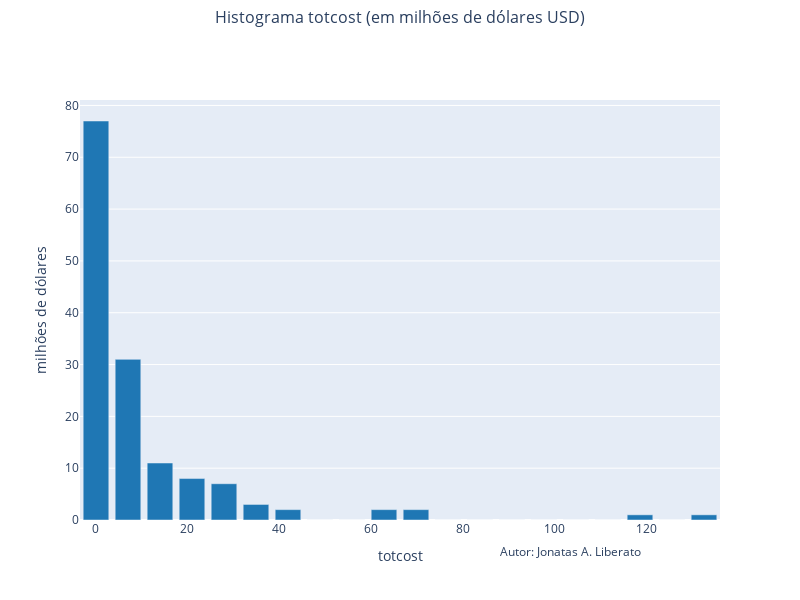

Here is the notebook cell this chart was saved with:
### Code cell
# Subplot
fig = make_subplots(rows=1, cols=1)

# Calcula o histograma
hist, bins = np.histogram(df['totcost'], bins=20)

# Criar o gráfico de barras
trace = go.Bar(x=bins[:-1], y=hist, marker_color=cores_miopia[0])
fig.add_trace(trace, row=1, col=1)
fig.update_layout(
    height=600,
    width=800,
    title=dict(text="Histograma totcost (em milhões de dólares USD)", x=0.5, y=0.98, font=dict(size=16)),
    xaxis_title="totcost",
    yaxis_title="milhões de dólares",
    annotations=[dict(text="Autor: Jonatas A. Liberato", x=0.88, y=-0.1, xref="paper", yref="paper", showarrow=False)],
)
fig.show()

### Figure 1 — Plotly figure (JSON) as saved in the notebook; plotly's stock layout.template omitted (floating-point values rounded to 4 significant figures)
{"data": [{"marker": {"color": "#1f77b4"}, "type": "bar", "x": [0.082, 7.049, 14.02, 20.98, 27.95, 34.92, 41.88, 48.85, 55.82, 62.78, 69.75, 76.72, 83.69, 90.65, 97.62, 104.6, 111.6, 118.5, 125.5, 132.5], "xaxis": "x", "y": [77, 31, 11, 8, 7, 3, 2, 0, 0, 2, 2, 0, 0, 0, 0, 0, 0, 1, 0, 1], "yaxis": "y"}], "layout": {"annotations": [{"showarrow": false, "text": "Autor: Jonatas A. Liberato", "x": 0.88, "xref": "paper", "y": -0.1, "yref": "paper"}], "height": 600, "title": {"font": {"size": 16}, "text": "Histograma totcost (em milhões de dólares USD)", "x": 0.5, "y": 0.98}, "width": 800, "xaxis": {"anchor": "y", "domain": [0, 1], "title": {"text": "totcost"}}, "yaxis": {"anchor": "x", "domain": [0, 1], "title": {"text": "milhões de dólares"}}}}
